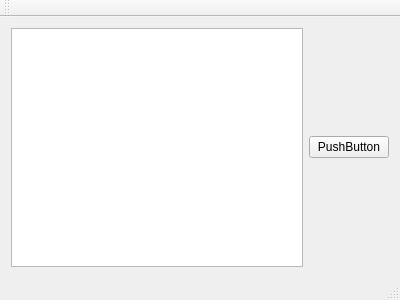
<?xml version="1.0" encoding="UTF-8"?>
<ui version="4.0">
 <class>MainWindow</class>
 <widget class="QMainWindow" name="MainWindow">
  <property name="geometry">
   <rect>
    <x>0</x>
    <y>0</y>
    <width>400</width>
    <height>300</height>
   </rect>
  </property>
  <property name="windowTitle">
   <string>MainWindow</string>
  </property>
  <widget class="QWidget" name="centralWidget">
   <layout class="QGridLayout" name="gridLayout">
    <item row="0" column="0">
     <widget class="QTextEdit" name="textEdit"/>
    </item>
    <item row="0" column="1">
     <widget class="QPushButton" name="pushButton">
      <property name="text">
       <string>PushButton</string>
      </property>
     </widget>
    </item>
   </layout>
  </widget>
  <widget class="QMenuBar" name="menuBar">
   <property name="geometry">
    <rect>
     <x>0</x>
     <y>0</y>
     <width>400</width>
     <height>26</height>
    </rect>
   </property>
  </widget>
  <widget class="QToolBar" name="mainToolBar">
   <attribute name="toolBarArea">
    <enum>TopToolBarArea</enum>
   </attribute>
   <attribute name="toolBarBreak">
    <bool>false</bool>
   </attribute>
  </widget>
  <widget class="QStatusBar" name="statusBar"/>
 </widget>
 <layoutdefault spacing="6" margin="11"/>
 <resources/>
 <connections/>
</ui>
